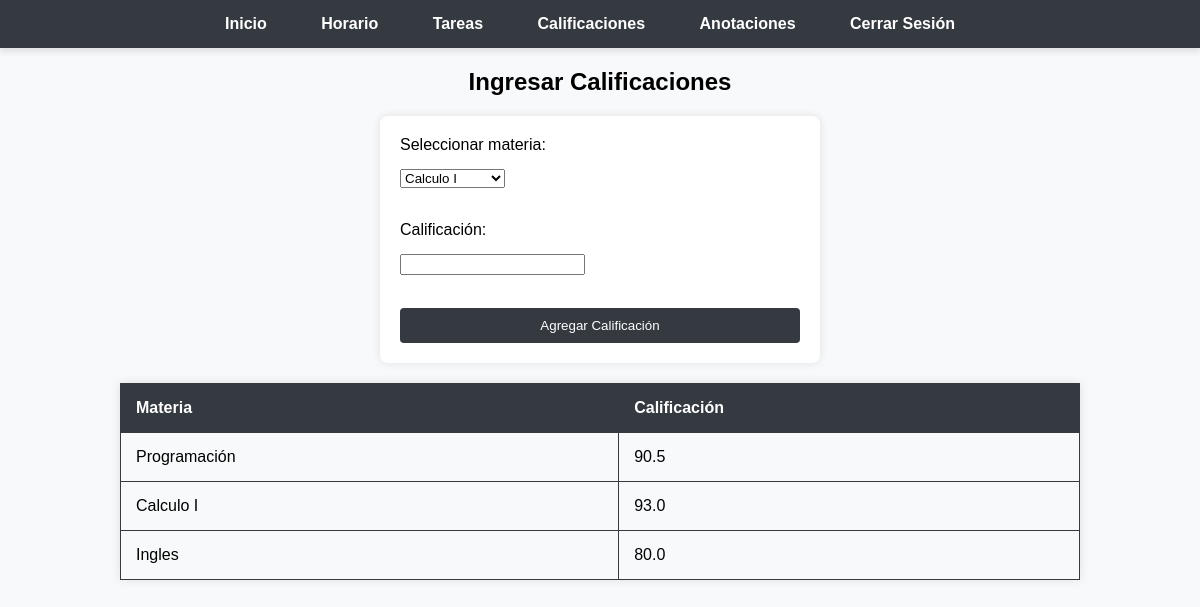
Before: /calificaciones (signed in) with the older database file.
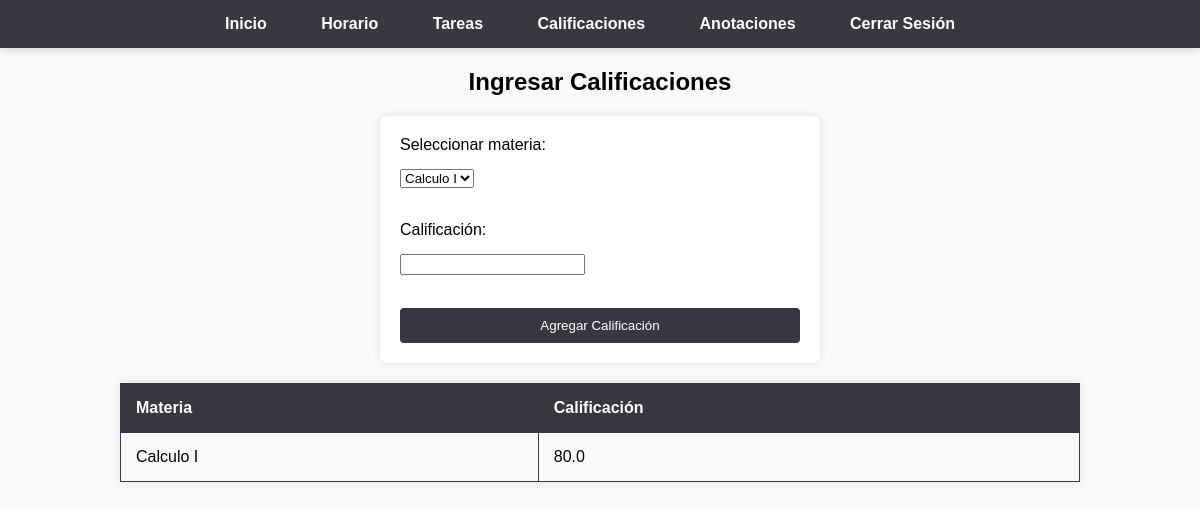
After: the same page with the newer database file.
### tables this page shows
CREATE TABLE calificaciones (
id INTEGER PRIMARY KEY,
 materia_id INTEGER NOT NULL,
 calificacion float NOT NULL,
 user_id INTEGER NOT NULL,
  FOREIGN KEY(materia_id) REFERENCES horario(id), 
  FOREIGN KEY(user_id) REFERENCES users(id)
  );

CREATE TABLE horario (
    id integer PRIMARY KEY,
    dia_semana VARCHAR(15) NOT NULL,
    hora_inicio TIME NOT NULL,
    hora_fin TIME NOT NULL,
    materia VARCHAR(50) NOT NULL,
    user_id integer NOT NULL
);

### app.py (the view)
@app.route("/calificaciones", methods=["GET", "POST"])
@login_required
def calificaciones():
    if request.method == "POST":
        materia_id = request.form.get("materia_id")
        calificacion = request.form.get("calificacion")
        if not materia_id or not calificacion:
            return "error"
        existing_calificacion = db.execute("SELECT id FROM calificaciones WHERE materia_id = :materia_id AND user_id = :user_id",
        materia_id=materia_id, user_id=session["user_id"])
        if existing_calificacion:
            return "error"
        db.execute("INSERT INTO calificaciones (materia_id, calificacion, user_id) VALUES (:materia_id, :calificacion, :user_id)",
        materia_id=materia_id, calificacion=calificacion, user_id=session["user_id"])
        flash("Calificación agregada correctamente", "success")
        return redirect("/calificaciones")
    else:
        materias = db.execute("SELECT id, materia FROM horario WHERE user_id = :user_id", user_id=session["user_id"])
        calificaciones = db.execute("SELECT c.calificacion, h.materia FROM calificaciones c JOIN horario h ON c.materia_id = h.id WHERE c.user_id = :user_id",
        user_id=session["user_id"])
        return render_template("calificaciones.html", materias=materias, calificaciones=calificaciones)

### helpers.py (called while the page is built)
def login_required(f):
    @wraps(f)
    def decorated_function(*args, **kwargs):
        if session.get("user_id") is None:
            return redirect("/login")
        return f(*args, **kwargs)
    return decorated_function

### templates/calificaciones.html (shortened to what this page needs)
<!DOCTYPE html>
<html lang="en">
<head>
</head>
<body>
</head>
<body>
    <nav>
        <ul>
            <li><a href="/">Inicio</a></li>
            <li><a href="/horario">Horario</a></li>
            <li><a href="/tareas">Tareas</a></li>
            <li><a href="/calificaciones">Calificaciones</a></li>
            <li><a href="/anotaciones">Anotaciones</a></li>
            <li><a href="/logout">Cerrar Sesión</a></li>
        </ul>
    </nav>
    <h2>Ingresar Calificaciones</h2>
    <form method="post" action="/calificaciones">
        <label for="materia_id">Seleccionar materia:</label>
        <select id="materia_id" name="materia_id" required>
            {% for materia in materias %}
                <option value="{{ materia.id }}">{{ materia.materia }}</option>
            {% endfor %}
        </select>
        <br>
        <label for="calificacion">Calificación:</label>
        <input type="text" id="calificacion" name="calificacion" required>
        <br>
        <button type="submit">Agregar Calificación</button>
    </form>
    <table border="1">
        <tr>
            <th>Materia</th>
            <th>Calificación</th>
        </tr>
        {% for calificacion in calificaciones %}
            <tr>
                <td>{{ calificacion.materia }}</td>
                <td>{{ calificacion.calificacion }}</td>
            </tr>
        {% endfor %}
    </table>
</body>
</html>

### templates/calificaciones.html (style rules this page uses)
body { font-family: 'Arial', sans-serif; margin: 0; padding: 0; box-sizing: border-box; background-color: #f8f9fa; }
nav { background-color: #343a40; padding: 15px; text-align: center; box-shadow: 0 4px 6px rgba(0, 0, 0, 0.1); }
nav ul { list-style: none; margin: 0; padding: 0; }
nav ul li { display: inline-block; margin-right: 20px; transition: transform 0.3s ease-in-out; }
nav ul li a { text-decoration: none; color: #ffffff; font-weight: bold; font-size: 16px; padding: 10px 15px; border-radius: 5px; transition: background-color 0.3s, transform 0.3s ease-in-out; }
h2 { text-align: center; }
form { max-width: 400px; margin: 20px auto; padding: 20px; background-color: #ffffff; border-radius: 8px; box-shadow: 0 0 10px rgba(0, 0, 0, 0.1); }
form label, form select, form input { display: block; margin-bottom: 15px; }
form button { width: 100%; padding: 10px; background-color: #343a40; color: #ffffff; border: none; border-radius: 4px; cursor: pointer; }
table { width: 80%; margin: 20px auto; border-collapse: collapse; box-shadow: 0 0 10px rgba(0, 0, 0, 0.1); }
table, th, td { border: 1px solid #343a40; }
th, td { padding: 15px; text-align: left; }
th { background-color: #343a40; color: #ffffff; }

Changed rows visible on the page:
no longer on this page (row edited): calificaciones: materia "Programación", calificacion "90.5"
removed calificaciones: materia "Ingles", calificacion "80.0"
changed calificaciones "Calculo I": calificacion "93.0" → "80.0"
